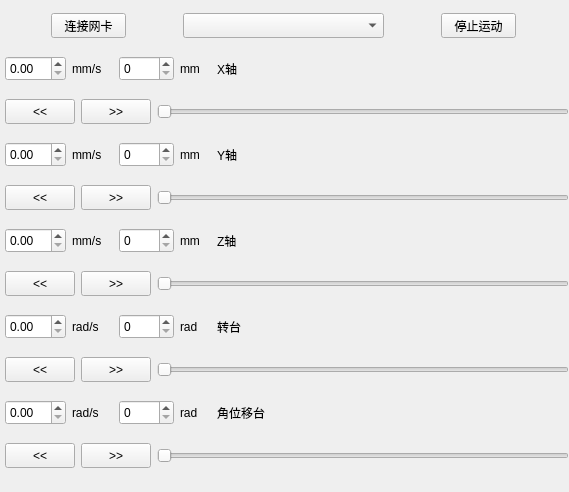
<?xml version="1.0" encoding="UTF-8"?>
<ui version="4.0">
 <class>MotorWidget</class>
 <widget class="QWidget" name="MotorWidget">
  <property name="geometry">
   <rect>
    <x>0</x>
    <y>0</y>
    <width>569</width>
    <height>492</height>
   </rect>
  </property>
  <property name="minimumSize">
   <size>
    <width>455</width>
    <height>375</height>
   </size>
  </property>
  <property name="windowTitle">
   <string>MotorWidget</string>
  </property>
  <layout class="QHBoxLayout" name="horizontalLayout">
   <property name="spacing">
    <number>0</number>
   </property>
   <property name="leftMargin">
    <number>0</number>
   </property>
   <property name="topMargin">
    <number>0</number>
   </property>
   <property name="rightMargin">
    <number>0</number>
   </property>
   <property name="bottomMargin">
    <number>0</number>
   </property>
   <item>
    <layout class="QVBoxLayout" name="verticalLayout_2">
     <property name="spacing">
      <number>5</number>
     </property>
     <item>
      <layout class="QHBoxLayout" name="horizontalLayout_5">
       <item>
        <widget class="QPushButton" name="connectNetCardBtn">
         <property name="minimumSize">
          <size>
           <width>75</width>
           <height>25</height>
          </size>
         </property>
         <property name="maximumSize">
          <size>
           <width>75</width>
           <height>25</height>
          </size>
         </property>
         <property name="text">
          <string>连接网卡</string>
         </property>
        </widget>
       </item>
       <item>
        <widget class="QComboBox" name="netCardComboBox">
         <property name="minimumSize">
          <size>
           <width>201</width>
           <height>25</height>
          </size>
         </property>
         <property name="maximumSize">
          <size>
           <width>201</width>
           <height>25</height>
          </size>
         </property>
        </widget>
       </item>
       <item>
        <widget class="QPushButton" name="stopBtn">
         <property name="minimumSize">
          <size>
           <width>75</width>
           <height>25</height>
          </size>
         </property>
         <property name="maximumSize">
          <size>
           <width>75</width>
           <height>25</height>
          </size>
         </property>
         <property name="text">
          <string>停止运动</string>
         </property>
        </widget>
       </item>
      </layout>
     </item>
     <item>
      <layout class="QHBoxLayout" name="horizontalLayout_8">
       <item>
        <spacer name="horizontalSpacer">
         <property name="orientation">
          <enum>Qt::Horizontal</enum>
         </property>
         <property name="sizeType">
          <enum>QSizePolicy::Preferred</enum>
         </property>
         <property name="sizeHint" stdset="0">
          <size>
           <width>5</width>
           <height>20</height>
          </size>
         </property>
        </spacer>
       </item>
       <item>
        <widget class="QDoubleSpinBox" name="xSpeedSpinBox">
         <property name="minimumSize">
          <size>
           <width>61</width>
           <height>25</height>
          </size>
         </property>
         <property name="maximumSize">
          <size>
           <width>61</width>
           <height>25</height>
          </size>
         </property>
         <property name="maximum">
          <double>1000.000000000000000</double>
         </property>
        </widget>
       </item>
       <item>
        <widget class="QLabel" name="label_10">
         <property name="sizePolicy">
          <sizepolicy hsizetype="Preferred" vsizetype="Preferred">
           <horstretch>41</horstretch>
           <verstretch>25</verstretch>
          </sizepolicy>
         </property>
         <property name="minimumSize">
          <size>
           <width>41</width>
           <height>25</height>
          </size>
         </property>
         <property name="maximumSize">
          <size>
           <width>31</width>
           <height>25</height>
          </size>
         </property>
         <property name="text">
          <string>mm/s</string>
         </property>
        </widget>
       </item>
       <item>
        <widget class="QSpinBox" name="xMoveSpinBox">
         <property name="minimumSize">
          <size>
           <width>55</width>
           <height>25</height>
          </size>
         </property>
         <property name="maximum">
          <number>1000</number>
         </property>
        </widget>
       </item>
       <item>
        <widget class="QLabel" name="label_17">
         <property name="minimumSize">
          <size>
           <width>31</width>
           <height>25</height>
          </size>
         </property>
         <property name="maximumSize">
          <size>
           <width>31</width>
           <height>25</height>
          </size>
         </property>
         <property name="text">
          <string>mm</string>
         </property>
        </widget>
       </item>
       <item>
        <widget class="QLabel" name="label_7">
         <property name="minimumSize">
          <size>
           <width>21</width>
           <height>25</height>
          </size>
         </property>
         <property name="maximumSize">
          <size>
           <width>21</width>
           <height>25</height>
          </size>
         </property>
         <property name="text">
          <string>X轴</string>
         </property>
        </widget>
       </item>
       <item>
        <spacer name="horizontalSpacer_2">
         <property name="orientation">
          <enum>Qt::Horizontal</enum>
         </property>
         <property name="sizeHint" stdset="0">
          <size>
           <width>40</width>
           <height>20</height>
          </size>
         </property>
        </spacer>
       </item>
      </layout>
     </item>
     <item>
      <layout class="QHBoxLayout" name="horizontalLayout_9">
       <item>
        <spacer name="horizontalSpacer_7">
         <property name="orientation">
          <enum>Qt::Horizontal</enum>
         </property>
         <property name="sizeType">
          <enum>QSizePolicy::Preferred</enum>
         </property>
         <property name="sizeHint" stdset="0">
          <size>
           <width>5</width>
           <height>20</height>
          </size>
         </property>
        </spacer>
       </item>
       <item>
        <widget class="QPushButton" name="xNegativeBtn">
         <property name="minimumSize">
          <size>
           <width>70</width>
           <height>25</height>
          </size>
         </property>
         <property name="maximumSize">
          <size>
           <width>70</width>
           <height>25</height>
          </size>
         </property>
         <property name="text">
          <string>&lt;&lt;</string>
         </property>
        </widget>
       </item>
       <item>
        <widget class="QPushButton" name="xPositiveBtn">
         <property name="minimumSize">
          <size>
           <width>70</width>
           <height>25</height>
          </size>
         </property>
         <property name="maximumSize">
          <size>
           <width>70</width>
           <height>25</height>
          </size>
         </property>
         <property name="text">
          <string>&gt;&gt;</string>
         </property>
        </widget>
       </item>
       <item>
        <widget class="QSlider" name="xSlider">
         <property name="sizePolicy">
          <sizepolicy hsizetype="Expanding" vsizetype="Fixed">
           <horstretch>0</horstretch>
           <verstretch>0</verstretch>
          </sizepolicy>
         </property>
         <property name="maximum">
          <number>1000</number>
         </property>
         <property name="orientation">
          <enum>Qt::Horizontal</enum>
         </property>
        </widget>
       </item>
      </layout>
     </item>
     <item>
      <layout class="QHBoxLayout" name="horizontalLayout_10">
       <item>
        <spacer name="horizontalSpacer_8">
         <property name="orientation">
          <enum>Qt::Horizontal</enum>
         </property>
         <property name="sizeType">
          <enum>QSizePolicy::Preferred</enum>
         </property>
         <property name="sizeHint" stdset="0">
          <size>
           <width>5</width>
           <height>20</height>
          </size>
         </property>
        </spacer>
       </item>
       <item>
        <widget class="QDoubleSpinBox" name="ySpeedSpinBox">
         <property name="minimumSize">
          <size>
           <width>61</width>
           <height>25</height>
          </size>
         </property>
         <property name="maximumSize">
          <size>
           <width>61</width>
           <height>25</height>
          </size>
         </property>
         <property name="maximum">
          <double>1000.000000000000000</double>
         </property>
        </widget>
       </item>
       <item>
        <widget class="QLabel" name="label_12">
         <property name="sizePolicy">
          <sizepolicy hsizetype="Preferred" vsizetype="Preferred">
           <horstretch>41</horstretch>
           <verstretch>25</verstretch>
          </sizepolicy>
         </property>
         <property name="minimumSize">
          <size>
           <width>41</width>
           <height>25</height>
          </size>
         </property>
         <property name="maximumSize">
          <size>
           <width>41</width>
           <height>25</height>
          </size>
         </property>
         <property name="text">
          <string>mm/s</string>
         </property>
        </widget>
       </item>
       <item>
        <widget class="QSpinBox" name="yMoveSpinBox">
         <property name="minimumSize">
          <size>
           <width>55</width>
           <height>25</height>
          </size>
         </property>
         <property name="maximum">
          <number>1000</number>
         </property>
        </widget>
       </item>
       <item>
        <widget class="QLabel" name="label_18">
         <property name="minimumSize">
          <size>
           <width>31</width>
           <height>25</height>
          </size>
         </property>
         <property name="maximumSize">
          <size>
           <width>31</width>
           <height>25</height>
          </size>
         </property>
         <property name="text">
          <string>mm</string>
         </property>
        </widget>
       </item>
       <item>
        <widget class="QLabel" name="label_8">
         <property name="minimumSize">
          <size>
           <width>21</width>
           <height>25</height>
          </size>
         </property>
         <property name="maximumSize">
          <size>
           <width>21</width>
           <height>25</height>
          </size>
         </property>
         <property name="text">
          <string>Y轴</string>
         </property>
        </widget>
       </item>
       <item>
        <spacer name="horizontalSpacer_3">
         <property name="orientation">
          <enum>Qt::Horizontal</enum>
         </property>
         <property name="sizeHint" stdset="0">
          <size>
           <width>40</width>
           <height>20</height>
          </size>
         </property>
        </spacer>
       </item>
      </layout>
     </item>
     <item>
      <layout class="QHBoxLayout" name="horizontalLayout_11">
       <item>
        <spacer name="horizontalSpacer_9">
         <property name="orientation">
          <enum>Qt::Horizontal</enum>
         </property>
         <property name="sizeType">
          <enum>QSizePolicy::Preferred</enum>
         </property>
         <property name="sizeHint" stdset="0">
          <size>
           <width>5</width>
           <height>20</height>
          </size>
         </property>
        </spacer>
       </item>
       <item>
        <widget class="QPushButton" name="yNegativeBtn">
         <property name="minimumSize">
          <size>
           <width>70</width>
           <height>25</height>
          </size>
         </property>
         <property name="maximumSize">
          <size>
           <width>70</width>
           <height>25</height>
          </size>
         </property>
         <property name="text">
          <string>&lt;&lt;</string>
         </property>
        </widget>
       </item>
       <item>
        <widget class="QPushButton" name="yPositiveBtn">
         <property name="minimumSize">
          <size>
           <width>70</width>
           <height>25</height>
          </size>
         </property>
         <property name="maximumSize">
          <size>
           <width>70</width>
           <height>25</height>
          </size>
         </property>
         <property name="text">
          <string>&gt;&gt;</string>
         </property>
        </widget>
       </item>
       <item>
        <widget class="QSlider" name="ySlider">
         <property name="maximum">
          <number>1000</number>
         </property>
         <property name="singleStep">
          <number>0</number>
         </property>
         <property name="orientation">
          <enum>Qt::Horizontal</enum>
         </property>
        </widget>
       </item>
      </layout>
     </item>
     <item>
      <layout class="QHBoxLayout" name="horizontalLayout_12">
       <item>
        <spacer name="horizontalSpacer_10">
         <property name="orientation">
          <enum>Qt::Horizontal</enum>
         </property>
         <property name="sizeType">
          <enum>QSizePolicy::Preferred</enum>
         </property>
         <property name="sizeHint" stdset="0">
          <size>
           <width>5</width>
           <height>20</height>
          </size>
         </property>
        </spacer>
       </item>
       <item>
        <widget class="QDoubleSpinBox" name="zSpeedSpinBox">
         <property name="minimumSize">
          <size>
           <width>61</width>
           <height>25</height>
          </size>
         </property>
         <property name="maximumSize">
          <size>
           <width>61</width>
           <height>25</height>
          </size>
         </property>
         <property name="maximum">
          <double>1000.000000000000000</double>
         </property>
        </widget>
       </item>
       <item>
        <widget class="QLabel" name="label_11">
         <property name="minimumSize">
          <size>
           <width>41</width>
           <height>25</height>
          </size>
         </property>
         <property name="maximumSize">
          <size>
           <width>41</width>
           <height>25</height>
          </size>
         </property>
         <property name="text">
          <string>mm/s</string>
         </property>
        </widget>
       </item>
       <item>
        <widget class="QSpinBox" name="zMoveSpinBox">
         <property name="minimumSize">
          <size>
           <width>55</width>
           <height>25</height>
          </size>
         </property>
         <property name="maximum">
          <number>1000</number>
         </property>
        </widget>
       </item>
       <item>
        <widget class="QLabel" name="label_19">
         <property name="minimumSize">
          <size>
           <width>31</width>
           <height>25</height>
          </size>
         </property>
         <property name="maximumSize">
          <size>
           <width>31</width>
           <height>25</height>
          </size>
         </property>
         <property name="text">
          <string>mm</string>
         </property>
        </widget>
       </item>
       <item>
        <widget class="QLabel" name="label_9">
         <property name="minimumSize">
          <size>
           <width>21</width>
           <height>25</height>
          </size>
         </property>
         <property name="maximumSize">
          <size>
           <width>21</width>
           <height>25</height>
          </size>
         </property>
         <property name="text">
          <string>Z轴</string>
         </property>
        </widget>
       </item>
       <item>
        <spacer name="horizontalSpacer_4">
         <property name="orientation">
          <enum>Qt::Horizontal</enum>
         </property>
         <property name="sizeHint" stdset="0">
          <size>
           <width>40</width>
           <height>20</height>
          </size>
         </property>
        </spacer>
       </item>
      </layout>
     </item>
     <item>
      <layout class="QHBoxLayout" name="horizontalLayout_13">
       <item>
        <spacer name="horizontalSpacer_11">
         <property name="orientation">
          <enum>Qt::Horizontal</enum>
         </property>
         <property name="sizeType">
          <enum>QSizePolicy::Preferred</enum>
         </property>
         <property name="sizeHint" stdset="0">
          <size>
           <width>5</width>
           <height>20</height>
          </size>
         </property>
        </spacer>
       </item>
       <item>
        <widget class="QPushButton" name="zNegativeBtn">
         <property name="minimumSize">
          <size>
           <width>70</width>
           <height>25</height>
          </size>
         </property>
         <property name="maximumSize">
          <size>
           <width>70</width>
           <height>25</height>
          </size>
         </property>
         <property name="text">
          <string>&lt;&lt;</string>
         </property>
        </widget>
       </item>
       <item>
        <widget class="QPushButton" name="zPositiveBtn">
         <property name="minimumSize">
          <size>
           <width>70</width>
           <height>25</height>
          </size>
         </property>
         <property name="maximumSize">
          <size>
           <width>70</width>
           <height>25</height>
          </size>
         </property>
         <property name="text">
          <string>&gt;&gt;</string>
         </property>
        </widget>
       </item>
       <item>
        <widget class="QSlider" name="zSlider">
         <property name="maximum">
          <number>1000</number>
         </property>
         <property name="orientation">
          <enum>Qt::Horizontal</enum>
         </property>
        </widget>
       </item>
      </layout>
     </item>
     <item>
      <layout class="QHBoxLayout" name="horizontalLayout_14">
       <item>
        <spacer name="horizontalSpacer_12">
         <property name="orientation">
          <enum>Qt::Horizontal</enum>
         </property>
         <property name="sizeType">
          <enum>QSizePolicy::Preferred</enum>
         </property>
         <property name="sizeHint" stdset="0">
          <size>
           <width>5</width>
           <height>20</height>
          </size>
         </property>
        </spacer>
       </item>
       <item>
        <widget class="QDoubleSpinBox" name="rSpeedSpinBox">
         <property name="minimumSize">
          <size>
           <width>61</width>
           <height>25</height>
          </size>
         </property>
         <property name="maximumSize">
          <size>
           <width>61</width>
           <height>25</height>
          </size>
         </property>
         <property name="maximum">
          <double>1000.000000000000000</double>
         </property>
        </widget>
       </item>
       <item>
        <widget class="QLabel" name="label_13">
         <property name="minimumSize">
          <size>
           <width>41</width>
           <height>25</height>
          </size>
         </property>
         <property name="maximumSize">
          <size>
           <width>41</width>
           <height>25</height>
          </size>
         </property>
         <property name="text">
          <string>rad/s</string>
         </property>
        </widget>
       </item>
       <item>
        <widget class="QSpinBox" name="rMoveSpinBox">
         <property name="minimumSize">
          <size>
           <width>55</width>
           <height>25</height>
          </size>
         </property>
         <property name="maximum">
          <number>360</number>
         </property>
        </widget>
       </item>
       <item>
        <widget class="QLabel" name="label_15">
         <property name="minimumSize">
          <size>
           <width>31</width>
           <height>25</height>
          </size>
         </property>
         <property name="maximumSize">
          <size>
           <width>31</width>
           <height>25</height>
          </size>
         </property>
         <property name="text">
          <string>rad</string>
         </property>
        </widget>
       </item>
       <item>
        <widget class="QLabel" name="label_6">
         <property name="minimumSize">
          <size>
           <width>40</width>
           <height>25</height>
          </size>
         </property>
         <property name="maximumSize">
          <size>
           <width>40</width>
           <height>25</height>
          </size>
         </property>
         <property name="text">
          <string>转台</string>
         </property>
        </widget>
       </item>
       <item>
        <spacer name="horizontalSpacer_5">
         <property name="orientation">
          <enum>Qt::Horizontal</enum>
         </property>
         <property name="sizeHint" stdset="0">
          <size>
           <width>40</width>
           <height>20</height>
          </size>
         </property>
        </spacer>
       </item>
      </layout>
     </item>
     <item>
      <layout class="QHBoxLayout" name="horizontalLayout_16">
       <item>
        <spacer name="horizontalSpacer_13">
         <property name="orientation">
          <enum>Qt::Horizontal</enum>
         </property>
         <property name="sizeType">
          <enum>QSizePolicy::Preferred</enum>
         </property>
         <property name="sizeHint" stdset="0">
          <size>
           <width>5</width>
           <height>20</height>
          </size>
         </property>
        </spacer>
       </item>
       <item>
        <widget class="QPushButton" name="rNegativeBtn">
         <property name="minimumSize">
          <size>
           <width>70</width>
           <height>25</height>
          </size>
         </property>
         <property name="maximumSize">
          <size>
           <width>70</width>
           <height>25</height>
          </size>
         </property>
         <property name="text">
          <string>&lt;&lt;</string>
         </property>
        </widget>
       </item>
       <item>
        <widget class="QPushButton" name="rPositiveBtn">
         <property name="minimumSize">
          <size>
           <width>70</width>
           <height>25</height>
          </size>
         </property>
         <property name="maximumSize">
          <size>
           <width>70</width>
           <height>25</height>
          </size>
         </property>
         <property name="text">
          <string>&gt;&gt;</string>
         </property>
        </widget>
       </item>
       <item>
        <widget class="QSlider" name="rSlider">
         <property name="maximum">
          <number>360</number>
         </property>
         <property name="orientation">
          <enum>Qt::Horizontal</enum>
         </property>
        </widget>
       </item>
      </layout>
     </item>
     <item>
      <layout class="QHBoxLayout" name="horizontalLayout_17">
       <item>
        <spacer name="horizontalSpacer_14">
         <property name="orientation">
          <enum>Qt::Horizontal</enum>
         </property>
         <property name="sizeType">
          <enum>QSizePolicy::Preferred</enum>
         </property>
         <property name="sizeHint" stdset="0">
          <size>
           <width>5</width>
           <height>20</height>
          </size>
         </property>
        </spacer>
       </item>
       <item>
        <widget class="QDoubleSpinBox" name="tSpeedSpinBox">
         <property name="minimumSize">
          <size>
           <width>61</width>
           <height>25</height>
          </size>
         </property>
         <property name="maximumSize">
          <size>
           <width>61</width>
           <height>25</height>
          </size>
         </property>
         <property name="maximum">
          <double>1000.000000000000000</double>
         </property>
        </widget>
       </item>
       <item>
        <widget class="QLabel" name="label_14">
         <property name="minimumSize">
          <size>
           <width>41</width>
           <height>25</height>
          </size>
         </property>
         <property name="maximumSize">
          <size>
           <width>41</width>
           <height>25</height>
          </size>
         </property>
         <property name="text">
          <string>rad/s</string>
         </property>
        </widget>
       </item>
       <item>
        <widget class="QSpinBox" name="tMoveSpinBox">
         <property name="minimumSize">
          <size>
           <width>55</width>
           <height>25</height>
          </size>
         </property>
         <property name="maximum">
          <number>360</number>
         </property>
        </widget>
       </item>
       <item>
        <widget class="QLabel" name="label_16">
         <property name="minimumSize">
          <size>
           <width>31</width>
           <height>25</height>
          </size>
         </property>
         <property name="maximumSize">
          <size>
           <width>31</width>
           <height>25</height>
          </size>
         </property>
         <property name="text">
          <string>rad</string>
         </property>
        </widget>
       </item>
       <item>
        <widget class="QLabel" name="label_21">
         <property name="minimumSize">
          <size>
           <width>61</width>
           <height>25</height>
          </size>
         </property>
         <property name="maximumSize">
          <size>
           <width>61</width>
           <height>25</height>
          </size>
         </property>
         <property name="text">
          <string>角位移台</string>
         </property>
        </widget>
       </item>
       <item>
        <spacer name="horizontalSpacer_6">
         <property name="orientation">
          <enum>Qt::Horizontal</enum>
         </property>
         <property name="sizeHint" stdset="0">
          <size>
           <width>40</width>
           <height>20</height>
          </size>
         </property>
        </spacer>
       </item>
      </layout>
     </item>
     <item>
      <layout class="QHBoxLayout" name="horizontalLayout_18">
       <item>
        <spacer name="horizontalSpacer_15">
         <property name="orientation">
          <enum>Qt::Horizontal</enum>
         </property>
         <property name="sizeType">
          <enum>QSizePolicy::Preferred</enum>
         </property>
         <property name="sizeHint" stdset="0">
          <size>
           <width>5</width>
           <height>20</height>
          </size>
         </property>
        </spacer>
       </item>
       <item>
        <widget class="QPushButton" name="tNegativeBtn">
         <property name="minimumSize">
          <size>
           <width>70</width>
           <height>25</height>
          </size>
         </property>
         <property name="maximumSize">
          <size>
           <width>70</width>
           <height>25</height>
          </size>
         </property>
         <property name="text">
          <string>&lt;&lt;</string>
         </property>
        </widget>
       </item>
       <item>
        <widget class="QPushButton" name="tPositiveBtn">
         <property name="minimumSize">
          <size>
           <width>70</width>
           <height>25</height>
          </size>
         </property>
         <property name="maximumSize">
          <size>
           <width>70</width>
           <height>25</height>
          </size>
         </property>
         <property name="text">
          <string>&gt;&gt;</string>
         </property>
        </widget>
       </item>
       <item>
        <widget class="QSlider" name="tSlider">
         <property name="maximum">
          <number>360</number>
         </property>
         <property name="orientation">
          <enum>Qt::Horizontal</enum>
         </property>
        </widget>
       </item>
      </layout>
     </item>
    </layout>
   </item>
  </layout>
  <zorder></zorder>
 </widget>
 <layoutdefault spacing="6" margin="11"/>
 <resources/>
 <connections/>
</ui>
